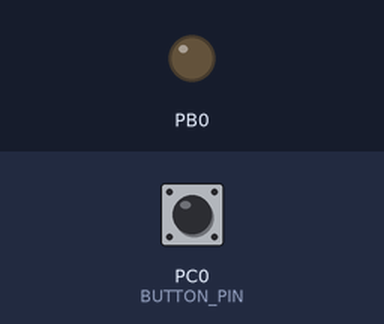
Bench run of a program on a simulated ATmega328P, built with avr-gcc and emulated at 16 MHz. Shown: output pins drawn as LEDs (lit = HIGH). Inputs (shaded band) come from the test bench; at power-on: PC0 (BUTTON_PIN) HIGH.

Above: at 1.2 s.
1.3 s: PC0 (BUTTON_PIN) pulled LOW for 0.15 s
At 2.4 s:
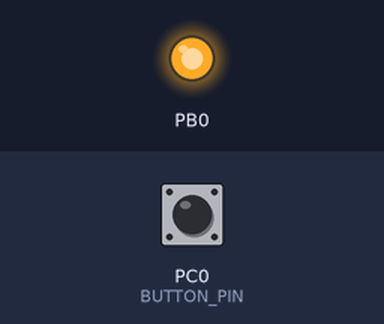
2.9 s: PC0 (BUTTON_PIN) pulled LOW for 1 s
At 4.9 s:
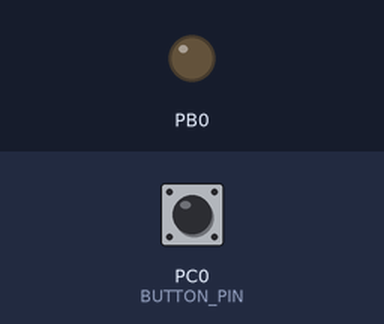
5.4 s: PC0 (BUTTON_PIN) pulled LOW for 3.2 s
At 9.7 s:
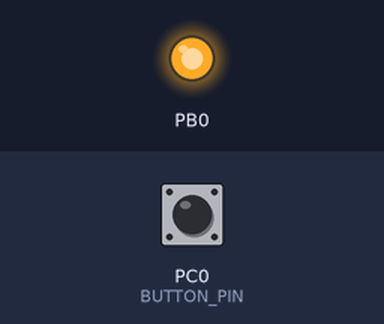
Timing chart, 0 to 11.2 s (numbered marks = the images above; inputs shaded):
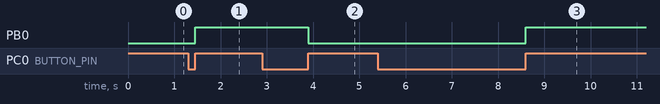

The program:

main.c
```c
#define F_CPU 16000000
#include <avr/io.h>
#include <util/delay.h>

#define BUTTON_PIN 0

int main(void) {
	// Set the button pin as input and enable pull-up resistor
	DDRC &= ~(1 << BUTTON_PIN);
	PORTC |= (1 << BUTTON_PIN);
	DDRB |= (1U << PB0);

	int buttonState = 0;
	int lastButtonState = 1;

	while (1) {
		// Read the button state
		buttonState = PINC & (1 << BUTTON_PIN);

		// Check for button press (Low to High transition)
		if (buttonState == 1 && lastButtonState == 0) {
			// Button press detected, do something
			// For example, toggle an LED
			PORTB ^= (1 << PB0);
		}

		// Store the current button state for comparison in the next loop
		lastButtonState = buttonState;
	}

	return 0;
}
```

Measured:
- after the input at 1.3 s, PB0: LOW → HIGH after 0.15 s
- after the input at 2.9 s, PB0: HIGH → LOW after 1.0 s
- after the input at 5.4 s, PB0: LOW → HIGH after 3.2 s
